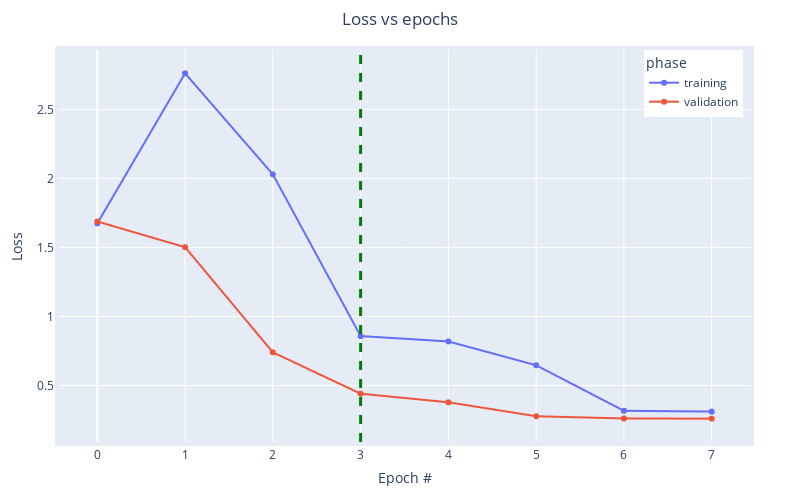

Notebook source saved alongside this figure:
### Markdown cell above
## Loss vs epochs

### Code cell
fig = px.line(
    df[(df.phase =='training') | (df.phase =='validation')],
    x='epoch',
    y='loss',
    color='phase',
    markers=True)

fig.update_layout(
    xaxis_title='Epoch #',
    yaxis_title='Loss',
    width=800, height=500,
    title='Loss vs epochs',
    title_x=0.5,
    margin=go.layout.Margin(
        l=50,
        r=50,
        b=50,
        t=50,
        pad=4),
    legend=dict(
        yanchor="top",
        #y=0.99
        xanchor="right",
        x=0.99
        )
)

fig.add_vline(x=epoch, line_width=3, line_dash="dash", line_color="green")
fig.show()
fig.write_html(os.path.join(img_path, 'loss_epoch.html'))

### Figure 1 — Plotly figure (JSON) as saved in the notebook; plotly's stock layout.template omitted (floating-point values rounded to 4 significant figures; data arrays with more than 128 entries replaced by an {"elided": "..."} marker saying what was removed)
{"data": [{"hovertemplate": "phase=training<br>epoch=%{x}<br>loss=%{y}<extra></extra>", "legendgroup": "training", "line": {"color": "#636efa", "dash": "solid"}, "marker": {"symbol": "circle"}, "mode": "lines+markers", "name": "training", "showlegend": true, "type": "scattergl", "x": {"elided": "2296 int values"}, "xaxis": "x", "y": {"elided": "2296 float values"}, "yaxis": "y"}, {"hovertemplate": "phase=validation<br>epoch=%{x}<br>loss=%{y}<extra></extra>", "legendgroup": "validation", "line": {"color": "#EF553B", "dash": "solid"}, "marker": {"symbol": "circle"}, "mode": "lines+markers", "name": "validation", "showlegend": true, "type": "scattergl", "x": {"elided": "1680 int values"}, "xaxis": "x", "y": {"elided": "1680 float values"}, "yaxis": "y"}], "layout": {"height": 500, "legend": {"title": {"text": "phase"}, "tracegroupgap": 0, "x": 0.99, "xanchor": "right", "yanchor": "top"}, "margin": {"b": 50, "l": 50, "pad": 4, "r": 50, "t": 50}, "shapes": [{"line": {"color": "green", "dash": "dash", "width": 3}, "type": "line", "x0": 3, "x1": 3, "xref": "x", "y0": 0, "y1": 1, "yref": "y domain"}], "title": {"text": "Loss vs epochs", "x": 0.5}, "width": 800, "xaxis": {"anchor": "y", "domain": [0, 1], "title": {"text": "Epoch #"}}, "yaxis": {"anchor": "x", "domain": [0, 1], "title": {"text": "Loss"}}}}
